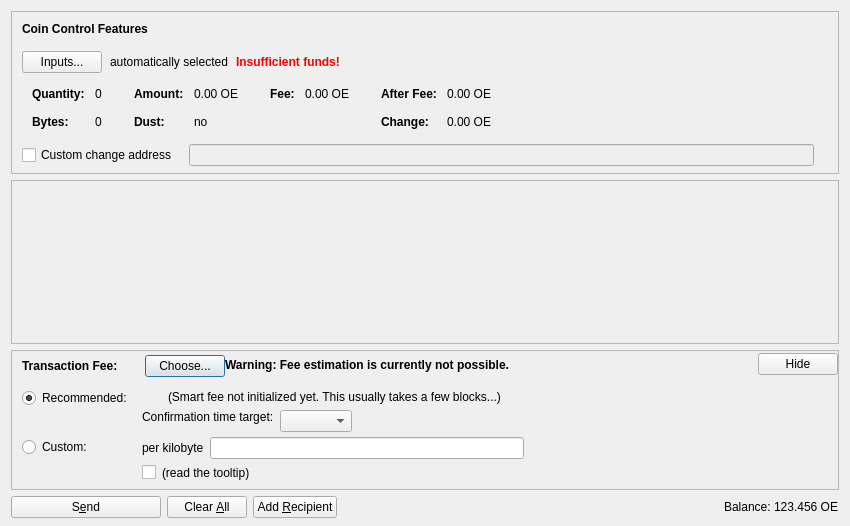
<?xml version="1.0" encoding="UTF-8"?>
<ui version="4.0">
 <class>SendCoinsDialog</class>
 <widget class="QDialog" name="SendCoinsDialog">
  <property name="geometry">
   <rect>
    <x>0</x>
    <y>0</y>
    <width>850</width>
    <height>526</height>
   </rect>
  </property>
  <property name="windowTitle">
   <string>Send Coins</string>
  </property>
  <layout class="QVBoxLayout" name="verticalLayout" stretch="0,1,0,0">
   <property name="bottomMargin">
    <number>8</number>
   </property>
   <item>
    <widget class="QFrame" name="frameCoinControl">
     <property name="sizePolicy">
      <sizepolicy hsizetype="Expanding" vsizetype="Expanding">
       <horstretch>0</horstretch>
       <verstretch>0</verstretch>
      </sizepolicy>
     </property>
     <property name="maximumSize">
      <size>
       <width>16777215</width>
       <height>16777215</height>
      </size>
     </property>
     <property name="frameShape">
      <enum>QFrame::StyledPanel</enum>
     </property>
     <property name="frameShadow">
      <enum>QFrame::Sunken</enum>
     </property>
     <layout class="QVBoxLayout" name="verticalLayoutCoinControl2">
      <property name="spacing">
       <number>0</number>
      </property>
      <property name="leftMargin">
       <number>0</number>
      </property>
      <property name="topMargin">
       <number>0</number>
      </property>
      <property name="rightMargin">
       <number>0</number>
      </property>
      <property name="bottomMargin">
       <number>6</number>
      </property>
      <item>
       <layout class="QVBoxLayout" name="verticalLayoutCoinControl" stretch="0,0,0,0,1">
        <property name="spacing">
         <number>0</number>
        </property>
        <property name="leftMargin">
         <number>10</number>
        </property>
        <property name="topMargin">
         <number>10</number>
        </property>
        <item>
         <layout class="QHBoxLayout" name="horizontalLayoutCoinControl1">
          <property name="bottomMargin">
           <number>15</number>
          </property>
          <item>
           <widget class="QLabel" name="labelCoinControlFeatures">
            <property name="sizePolicy">
             <sizepolicy hsizetype="Preferred" vsizetype="Maximum">
              <horstretch>0</horstretch>
              <verstretch>0</verstretch>
             </sizepolicy>
            </property>
            <property name="font">
             <font>
              <weight>75</weight>
              <bold>true</bold>
             </font>
            </property>
            <property name="styleSheet">
             <string notr="true">font-weight:bold;</string>
            </property>
            <property name="text">
             <string>Coin Control Features</string>
            </property>
           </widget>
          </item>
         </layout>
        </item>
        <item>
         <layout class="QHBoxLayout" name="horizontalLayoutCoinControl2" stretch="0,0,0,0">
          <property name="spacing">
           <number>8</number>
          </property>
          <property name="bottomMargin">
           <number>10</number>
          </property>
          <item>
           <widget class="QPushButton" name="pushButtonCoinControl">
            <property name="styleSheet">
             <string notr="true"/>
            </property>
            <property name="text">
             <string>Inputs...</string>
            </property>
            <property name="autoDefault">
             <bool>false</bool>
            </property>
           </widget>
          </item>
          <item>
           <widget class="QLabel" name="labelCoinControlAutomaticallySelected">
            <property name="text">
             <string>automatically selected</string>
            </property>
            <property name="margin">
             <number>5</number>
            </property>
           </widget>
          </item>
          <item>
           <widget class="QLabel" name="labelCoinControlInsuffFunds">
            <property name="font">
             <font>
              <weight>75</weight>
              <bold>true</bold>
             </font>
            </property>
            <property name="styleSheet">
             <string notr="true">color:red;font-weight:bold;</string>
            </property>
            <property name="text">
             <string>Insufficient funds!</string>
            </property>
            <property name="margin">
             <number>5</number>
            </property>
           </widget>
          </item>
          <item>
           <spacer name="horizontalSpacerCoinControl">
            <property name="orientation">
             <enum>Qt::Horizontal</enum>
            </property>
            <property name="sizeHint" stdset="0">
             <size>
              <width>40</width>
              <height>1</height>
             </size>
            </property>
           </spacer>
          </item>
         </layout>
        </item>
        <item>
         <widget class="QWidget" name="widgetCoinControl" native="true">
          <property name="sizePolicy">
           <sizepolicy hsizetype="Preferred" vsizetype="Preferred">
            <horstretch>0</horstretch>
            <verstretch>0</verstretch>
           </sizepolicy>
          </property>
          <property name="minimumSize">
           <size>
            <width>0</width>
            <height>0</height>
           </size>
          </property>
          <property name="styleSheet">
           <string notr="true"/>
          </property>
          <layout class="QHBoxLayout" name="horizontalLayoutCoinControl5">
           <property name="leftMargin">
            <number>0</number>
           </property>
           <property name="topMargin">
            <number>0</number>
           </property>
           <property name="rightMargin">
            <number>0</number>
           </property>
           <property name="bottomMargin">
            <number>0</number>
           </property>
           <item>
            <layout class="QHBoxLayout" name="horizontalLayoutCoinControl3" stretch="0,0,0,1">
             <property name="spacing">
              <number>20</number>
             </property>
             <property name="topMargin">
              <number>0</number>
             </property>
             <property name="bottomMargin">
              <number>10</number>
             </property>
             <item>
              <layout class="QFormLayout" name="formLayoutCoinControl1">
               <property name="horizontalSpacing">
                <number>10</number>
               </property>
               <property name="verticalSpacing">
                <number>14</number>
               </property>
               <property name="leftMargin">
                <number>10</number>
               </property>
               <property name="topMargin">
                <number>4</number>
               </property>
               <property name="rightMargin">
                <number>6</number>
               </property>
               <item row="0" column="0">
                <widget class="QLabel" name="labelCoinControlQuantityText">
                 <property name="font">
                  <font>
                   <weight>75</weight>
                   <bold>true</bold>
                  </font>
                 </property>
                 <property name="text">
                  <string>Quantity:</string>
                 </property>
                 <property name="margin">
                  <number>0</number>
                 </property>
                </widget>
               </item>
               <item row="0" column="1">
                <widget class="QLabel" name="labelCoinControlQuantity">
                 <property name="cursor">
                  <cursorShape>IBeamCursor</cursorShape>
                 </property>
                 <property name="contextMenuPolicy">
                  <enum>Qt::ActionsContextMenu</enum>
                 </property>
                 <property name="text">
                  <string notr="true">0</string>
                 </property>
                 <property name="margin">
                  <number>0</number>
                 </property>
                 <property name="textInteractionFlags">
                  <set>Qt::LinksAccessibleByMouse|Qt::TextSelectableByKeyboard|Qt::TextSelectableByMouse</set>
                 </property>
                </widget>
               </item>
               <item row="1" column="0">
                <widget class="QLabel" name="labelCoinControlBytesText">
                 <property name="font">
                  <font>
                   <weight>75</weight>
                   <bold>true</bold>
                  </font>
                 </property>
                 <property name="text">
                  <string>Bytes:</string>
                 </property>
                </widget>
               </item>
               <item row="1" column="1">
                <widget class="QLabel" name="labelCoinControlBytes">
                 <property name="cursor">
                  <cursorShape>IBeamCursor</cursorShape>
                 </property>
                 <property name="contextMenuPolicy">
                  <enum>Qt::ActionsContextMenu</enum>
                 </property>
                 <property name="text">
                  <string notr="true">0</string>
                 </property>
                 <property name="textInteractionFlags">
                  <set>Qt::LinksAccessibleByMouse|Qt::TextSelectableByKeyboard|Qt::TextSelectableByMouse</set>
                 </property>
                </widget>
               </item>
              </layout>
             </item>
             <item>
              <layout class="QFormLayout" name="formLayoutCoinControl2">
               <property name="horizontalSpacing">
                <number>10</number>
               </property>
               <property name="verticalSpacing">
                <number>14</number>
               </property>
               <property name="leftMargin">
                <number>6</number>
               </property>
               <property name="topMargin">
                <number>4</number>
               </property>
               <property name="rightMargin">
                <number>6</number>
               </property>
               <item row="0" column="0">
                <widget class="QLabel" name="labelCoinControlAmountText">
                 <property name="font">
                  <font>
                   <weight>75</weight>
                   <bold>true</bold>
                  </font>
                 </property>
                 <property name="text">
                  <string>Amount:</string>
                 </property>
                 <property name="margin">
                  <number>0</number>
                 </property>
                </widget>
               </item>
               <item row="0" column="1">
                <widget class="QLabel" name="labelCoinControlAmount">
                 <property name="cursor">
                  <cursorShape>IBeamCursor</cursorShape>
                 </property>
                 <property name="contextMenuPolicy">
                  <enum>Qt::ActionsContextMenu</enum>
                 </property>
                 <property name="text">
                  <string notr="true">0.00 OE</string>
                 </property>
                 <property name="textInteractionFlags">
                  <set>Qt::LinksAccessibleByMouse|Qt::TextSelectableByKeyboard|Qt::TextSelectableByMouse</set>
                 </property>
                </widget>
               </item>
               <item row="1" column="0">
                <widget class="QLabel" name="labelCoinControlLowOutputText">
                 <property name="font">
                  <font>
                   <weight>75</weight>
                   <bold>true</bold>
                  </font>
                 </property>
                 <property name="text">
                  <string>Dust:</string>
                 </property>
                </widget>
               </item>
               <item row="1" column="1">
                <widget class="QLabel" name="labelCoinControlLowOutput">
                 <property name="cursor">
                  <cursorShape>IBeamCursor</cursorShape>
                 </property>
                 <property name="contextMenuPolicy">
                  <enum>Qt::ActionsContextMenu</enum>
                 </property>
                 <property name="text">
                  <string notr="true">no</string>
                 </property>
                 <property name="textInteractionFlags">
                  <set>Qt::LinksAccessibleByMouse|Qt::TextSelectableByKeyboard|Qt::TextSelectableByMouse</set>
                 </property>
                </widget>
               </item>
              </layout>
             </item>
             <item>
              <layout class="QFormLayout" name="formLayoutCoinControl3">
               <property name="horizontalSpacing">
                <number>10</number>
               </property>
               <property name="verticalSpacing">
                <number>14</number>
               </property>
               <property name="leftMargin">
                <number>6</number>
               </property>
               <property name="topMargin">
                <number>4</number>
               </property>
               <property name="rightMargin">
                <number>6</number>
               </property>
               <item row="0" column="0">
                <widget class="QLabel" name="labelCoinControlFeeText">
                 <property name="font">
                  <font>
                   <weight>75</weight>
                   <bold>true</bold>
                  </font>
                 </property>
                 <property name="text">
                  <string>Fee:</string>
                 </property>
                 <property name="margin">
                  <number>0</number>
                 </property>
                </widget>
               </item>
               <item row="0" column="1">
                <widget class="QLabel" name="labelCoinControlFee">
                 <property name="cursor">
                  <cursorShape>IBeamCursor</cursorShape>
                 </property>
                 <property name="contextMenuPolicy">
                  <enum>Qt::ActionsContextMenu</enum>
                 </property>
                 <property name="text">
                  <string notr="true">0.00 OE</string>
                 </property>
                 <property name="textInteractionFlags">
                  <set>Qt::LinksAccessibleByMouse|Qt::TextSelectableByKeyboard|Qt::TextSelectableByMouse</set>
                 </property>
                </widget>
               </item>
              </layout>
             </item>
             <item>
              <layout class="QFormLayout" name="formLayoutCoinControl4">
               <property name="horizontalSpacing">
                <number>10</number>
               </property>
               <property name="verticalSpacing">
                <number>14</number>
               </property>
               <property name="leftMargin">
                <number>6</number>
               </property>
               <property name="topMargin">
                <number>4</number>
               </property>
               <property name="rightMargin">
                <number>6</number>
               </property>
               <item row="0" column="0">
                <widget class="QLabel" name="labelCoinControlAfterFeeText">
                 <property name="font">
                  <font>
                   <weight>75</weight>
                   <bold>true</bold>
                  </font>
                 </property>
                 <property name="text">
                  <string>After Fee:</string>
                 </property>
                 <property name="margin">
                  <number>0</number>
                 </property>
                </widget>
               </item>
               <item row="0" column="1">
                <widget class="QLabel" name="labelCoinControlAfterFee">
                 <property name="cursor">
                  <cursorShape>IBeamCursor</cursorShape>
                 </property>
                 <property name="contextMenuPolicy">
                  <enum>Qt::ActionsContextMenu</enum>
                 </property>
                 <property name="text">
                  <string notr="true">0.00 OE</string>
                 </property>
                 <property name="textInteractionFlags">
                  <set>Qt::LinksAccessibleByMouse|Qt::TextSelectableByKeyboard|Qt::TextSelectableByMouse</set>
                 </property>
                </widget>
               </item>
               <item row="1" column="0">
                <widget class="QLabel" name="labelCoinControlChangeText">
                 <property name="font">
                  <font>
                   <weight>75</weight>
                   <bold>true</bold>
                  </font>
                 </property>
                 <property name="text">
                  <string>Change:</string>
                 </property>
                </widget>
               </item>
               <item row="1" column="1">
                <widget class="QLabel" name="labelCoinControlChange">
                 <property name="cursor">
                  <cursorShape>IBeamCursor</cursorShape>
                 </property>
                 <property name="contextMenuPolicy">
                  <enum>Qt::ActionsContextMenu</enum>
                 </property>
                 <property name="text">
                  <string notr="true">0.00 OE</string>
                 </property>
                 <property name="textInteractionFlags">
                  <set>Qt::LinksAccessibleByMouse|Qt::TextSelectableByKeyboard|Qt::TextSelectableByMouse</set>
                 </property>
                </widget>
               </item>
              </layout>
             </item>
            </layout>
           </item>
          </layout>
         </widget>
        </item>
        <item>
         <layout class="QHBoxLayout" name="horizontalLayoutCoinControl4" stretch="0,0,0">
          <property name="spacing">
           <number>12</number>
          </property>
          <property name="sizeConstraint">
           <enum>QLayout::SetDefaultConstraint</enum>
          </property>
          <property name="topMargin">
           <number>5</number>
          </property>
          <property name="rightMargin">
           <number>5</number>
          </property>
          <item>
           <widget class="QCheckBox" name="checkBoxCoinControlChange">
            <property name="toolTip">
             <string>If this is activated, but the change address is empty or invalid, change will be sent to a newly generated address.</string>
            </property>
            <property name="text">
             <string>Custom change address</string>
            </property>
           </widget>
          </item>
          <item>
           <widget class="QValidatedLineEdit" name="lineEditCoinControlChange">
            <property name="enabled">
             <bool>false</bool>
            </property>
            <property name="sizePolicy">
             <sizepolicy hsizetype="Expanding" vsizetype="Fixed">
              <horstretch>0</horstretch>
              <verstretch>0</verstretch>
             </sizepolicy>
            </property>
           </widget>
          </item>
          <item>
           <widget class="QLabel" name="labelCoinControlChangeLabel">
            <property name="sizePolicy">
             <sizepolicy hsizetype="Preferred" vsizetype="Expanding">
              <horstretch>0</horstretch>
              <verstretch>0</verstretch>
             </sizepolicy>
            </property>
            <property name="minimumSize">
             <size>
              <width>0</width>
              <height>0</height>
             </size>
            </property>
            <property name="text">
             <string/>
            </property>
            <property name="margin">
             <number>3</number>
            </property>
           </widget>
          </item>
         </layout>
        </item>
        <item>
         <spacer name="verticalSpacerCoinControl">
          <property name="orientation">
           <enum>Qt::Vertical</enum>
          </property>
          <property name="sizeHint" stdset="0">
           <size>
            <width>800</width>
            <height>1</height>
           </size>
          </property>
         </spacer>
        </item>
       </layout>
      </item>
     </layout>
    </widget>
   </item>
   <item>
    <widget class="QScrollArea" name="scrollArea">
     <property name="widgetResizable">
      <bool>true</bool>
     </property>
     <widget class="QWidget" name="scrollAreaWidgetContents">
      <property name="geometry">
       <rect>
        <x>0</x>
        <y>0</y>
        <width>830</width>
        <height>104</height>
       </rect>
      </property>
      <layout class="QVBoxLayout" name="verticalLayout_2" stretch="0,1">
       <property name="leftMargin">
        <number>0</number>
       </property>
       <property name="topMargin">
        <number>0</number>
       </property>
       <property name="rightMargin">
        <number>0</number>
       </property>
       <property name="bottomMargin">
        <number>0</number>
       </property>
       <item>
        <layout class="QVBoxLayout" name="entries">
         <property name="spacing">
          <number>6</number>
         </property>
        </layout>
       </item>
       <item>
        <spacer name="verticalSpacer">
         <property name="orientation">
          <enum>Qt::Vertical</enum>
         </property>
         <property name="sizeHint" stdset="0">
          <size>
           <width>20</width>
           <height>40</height>
          </size>
         </property>
        </spacer>
       </item>
      </layout>
     </widget>
    </widget>
   </item>
   <item>
    <widget class="QFrame" name="frameFee">
     <property name="sizePolicy">
      <sizepolicy hsizetype="Expanding" vsizetype="Expanding">
       <horstretch>0</horstretch>
       <verstretch>0</verstretch>
      </sizepolicy>
     </property>
     <property name="maximumSize">
      <size>
       <width>16777215</width>
       <height>16777215</height>
      </size>
     </property>
     <property name="frameShape">
      <enum>QFrame::StyledPanel</enum>
     </property>
     <property name="frameShadow">
      <enum>QFrame::Sunken</enum>
     </property>
     <layout class="QVBoxLayout" name="verticalLayoutFee1">
      <property name="spacing">
       <number>0</number>
      </property>
      <property name="leftMargin">
       <number>0</number>
      </property>
      <property name="topMargin">
       <number>0</number>
      </property>
      <property name="rightMargin">
       <number>0</number>
      </property>
      <property name="bottomMargin">
       <number>0</number>
      </property>
      <item>
       <layout class="QVBoxLayout" name="verticalLayoutFee2" stretch="0,0,0">
        <property name="spacing">
         <number>0</number>
        </property>
        <property name="leftMargin">
         <number>10</number>
        </property>
        <property name="topMargin">
         <number>0</number>
        </property>
        <item>
         <layout class="QHBoxLayout" name="horizontalLayoutFee1">
          <property name="bottomMargin">
           <number>0</number>
          </property>
          <item>
           <layout class="QVBoxLayout" name="verticalLayoutFee7">
            <property name="spacing">
             <number>0</number>
            </property>
            <item>
             <spacer name="verticalSpacerSmartFee">
              <property name="orientation">
               <enum>Qt::Vertical</enum>
              </property>
              <property name="sizeType">
               <enum>QSizePolicy::Fixed</enum>
              </property>
              <property name="sizeHint" stdset="0">
               <size>
                <width>1</width>
                <height>4</height>
               </size>
              </property>
             </spacer>
            </item>
            <item>
             <layout class="QHBoxLayout" name="horizontalLayoutSmartFee">
              <property name="spacing">
               <number>10</number>
              </property>
              <item>
               <widget class="QLabel" name="labelFeeHeadline">
                <property name="sizePolicy">
                 <sizepolicy hsizetype="Preferred" vsizetype="Maximum">
                  <horstretch>0</horstretch>
                  <verstretch>0</verstretch>
                 </sizepolicy>
                </property>
                <property name="font">
                 <font>
                  <weight>75</weight>
                  <bold>true</bold>
                 </font>
                </property>
                <property name="styleSheet">
                 <string notr="true">font-weight:bold;</string>
                </property>
                <property name="text">
                 <string>Transaction Fee:</string>
                </property>
               </widget>
              </item>
              <item>
               <widget class="QLabel" name="labelFeeMinimized">
                <property name="text">
                 <string/>
                </property>
               </widget>
              </item>
              <item>
               <widget class="QPushButton" name="buttonChooseFee">
                <property name="text">
                 <string>Choose...</string>
                </property>
               </widget>
              </item>
             </layout>
            </item>
            <item>
             <spacer name="verticalSpacer_5">
              <property name="orientation">
               <enum>Qt::Vertical</enum>
              </property>
              <property name="sizeHint" stdset="0">
               <size>
                <width>1</width>
                <height>1</height>
               </size>
              </property>
             </spacer>
            </item>
           </layout>
          </item>
          <item>
           <widget class="QLabel" name="fallbackFeeWarningLabel">
            <property name="toolTip">
             <string>Using the fallbackfee can result in sending a transaction that will take several hours or days (or never) to confirm. Consider choosing your fee manually or wait until you have validated the complete chain.</string>
            </property>
            <property name="font">
            <font>
                <weight>75</weight>
                <bold>true</bold>
            </font>
            </property>
            <property name="text">
             <string>Warning: Fee estimation is currently not possible.</string>
            </property>
            <property name="wordWrap">
             <bool>false</bool>
            </property>
           </widget>
          </item>
          <item>
           <spacer name="horizontalSpacer_4">
            <property name="orientation">
             <enum>Qt::Horizontal</enum>
            </property>
            <property name="sizeType">
             <enum>QSizePolicy::MinimumExpanding</enum>
            </property>
            <property name="sizeHint" stdset="0">
             <size>
              <width>40</width>
              <height>20</height>
             </size>
            </property>
           </spacer>
          </item>
          <item>
           <widget class="QPushButton" name="buttonMinimizeFee">
            <property name="toolTip">
             <string>collapse fee-settings</string>
            </property>
            <property name="text">
             <string>Hide</string>
            </property>
           </widget>
          </item>
         </layout>
        </item>
        <item>
         <widget class="QFrame" name="frameFeeSelection">
          <layout class="QVBoxLayout" name="verticalLayoutFee12">
           <property name="spacing">
            <number>0</number>
           </property>
           <property name="leftMargin">
            <number>0</number>
           </property>
           <property name="topMargin">
            <number>0</number>
           </property>
           <property name="rightMargin">
            <number>0</number>
           </property>
           <property name="bottomMargin">
            <number>0</number>
           </property>
           <item>
            <layout class="QGridLayout" name="gridLayoutFee">
             <property name="topMargin">
              <number>10</number>
             </property>
             <property name="bottomMargin">
              <number>4</number>
             </property>
             <property name="horizontalSpacing">
              <number>10</number>
             </property>
             <property name="verticalSpacing">
              <number>4</number>
             </property>
             <item row="1" column="1">
              <layout class="QVBoxLayout" name="verticalLayoutFee8">
               <property name="spacing">
                <number>6</number>
               </property>
               <item>
                <layout class="QHBoxLayout" name="horizontalLayoutFee13">
                 <item>
                  <widget class="QLabel" name="labelCustomPerKilobyte">
                   <property name="toolTip">
                    <string>If the custom fee is set to 1000 satoshis and the transaction is only 250 bytes, then &quot;per kilobyte&quot; only pays 250 satoshis in fee, while &quot;total at least&quot; pays 1000 satoshis. For transactions bigger than a kilobyte both pay by kilobyte.</string>
                   </property>
                   <property name="text">
                    <string>per kilobyte</string>
                   </property>
                  </widget>
                 </item>
                 <item>
                  <widget class="BitcoinAmountField" name="customFee"/>
                 </item>
                 <item>
                  <spacer name="horizontalSpacer_6">
                   <property name="orientation">
                    <enum>Qt::Horizontal</enum>
                   </property>
                   <property name="sizeHint" stdset="0">
                    <size>
                     <width>1</width>
                     <height>1</height>
                    </size>
                   </property>
                  </spacer>
                 </item>
                </layout>
               </item>
               <item>
                <layout class="QHBoxLayout" name="horizontalLayoutFee8">
                 <item>
                  <widget class="QCheckBox" name="checkBoxMinimumFee">
                   <property name="toolTip">
                    <string>Paying only the minimum fee is just fine as long as there is less transaction volume than space in the blocks. But be aware that this can end up in a never confirming transaction once there is more demand for ourearth transactions than the network can process.</string>
                   </property>
                   <property name="text">
                    <string/>
                   </property>
                  </widget>
                 </item>
                 <item>
                  <widget class="QLabel" name="labelMinFeeWarning">
                   <property name="enabled">
                    <bool>true</bool>
                   </property>
                   <property name="toolTip">
                    <string>Paying only the minimum fee is just fine as long as there is less transaction volume than space in the blocks. But be aware that this can end up in a never confirming transaction once there is more demand for ourearth transactions than the network can process.</string>
                   </property>
                   <property name="text">
                    <string>(read the tooltip)</string>
                   </property>
                   <property name="margin">
                    <number>5</number>
                   </property>
                  </widget>
                 </item>
                 <item>
                  <spacer name="horizontalSpacer_2">
                   <property name="orientation">
                    <enum>Qt::Horizontal</enum>
                   </property>
                   <property name="sizeHint" stdset="0">
                    <size>
                     <width>1</width>
                     <height>1</height>
                    </size>
                   </property>
                  </spacer>
                 </item>
                </layout>
               </item>
              </layout>
             </item>
             <item row="0" column="0">
              <layout class="QVBoxLayout" name="verticalLayoutFee4" stretch="0,1">
               <item>
                <widget class="QRadioButton" name="radioSmartFee">
                 <property name="text">
                  <string>Recommended:</string>
                 </property>
                 <property name="checked">
                  <bool>true</bool>
                 </property>
                 <attribute name="buttonGroup">
                  <string notr="true">groupFee</string>
                 </attribute>
                </widget>
               </item>
               <item>
                <spacer name="verticalSpacer_2">
                 <property name="orientation">
                  <enum>Qt::Vertical</enum>
                 </property>
                 <property name="sizeHint" stdset="0">
                  <size>
                   <width>1</width>
                   <height>1</height>
                  </size>
                 </property>
                </spacer>
               </item>
              </layout>
             </item>
             <item row="1" column="0">
              <layout class="QVBoxLayout" name="verticalLayoutFee9" stretch="0,1">
               <item>
                <widget class="QRadioButton" name="radioCustomFee">
                 <property name="text">
                  <string>Custom:</string>
                 </property>
                 <attribute name="buttonGroup">
                  <string notr="true">groupFee</string>
                 </attribute>
                </widget>
               </item>
               <item>
                <spacer name="verticalSpacer_6">
                 <property name="orientation">
                  <enum>Qt::Vertical</enum>
                 </property>
                 <property name="sizeHint" stdset="0">
                  <size>
                   <width>1</width>
                   <height>1</height>
                  </size>
                 </property>
                </spacer>
               </item>
              </layout>
             </item>
             <item row="0" column="1">
              <layout class="QVBoxLayout" name="verticalLayoutFee3" stretch="0,0,1">
               <property name="spacing">
                <number>6</number>
               </property>
               <property name="topMargin">
                <number>2</number>
               </property>
               <item>
                <layout class="QHBoxLayout" name="horizontalLayoutFee12">
                 <item>
                  <widget class="QLabel" name="labelSmartFee">
                   <property name="text">
                    <string/>
                   </property>
                   <property name="margin">
                    <number>2</number>
                   </property>
                  </widget>
                 </item>
                 <item>
                  <widget class="QLabel" name="labelFeeEstimation">
                   <property name="text">
                    <string/>
                   </property>
                  </widget>
                 </item>
                 <item>
                  <widget class="QLabel" name="labelSmartFee2">
                   <property name="text">
                    <string>(Smart fee not initialized yet. This usually takes a few blocks...)</string>
                   </property>
                   <property name="margin">
                    <number>2</number>
                   </property>
                  </widget>
                 </item>
                 <item>
                  <spacer name="horizontalSpacer_5">
                   <property name="orientation">
                    <enum>Qt::Horizontal</enum>
                   </property>
                   <property name="sizeHint" stdset="0">
                    <size>
                     <width>1</width>
                     <height>1</height>
                    </size>
                   </property>
                  </spacer>
                 </item>
                </layout>
               </item>
               <item>
                <layout class="QHBoxLayout" name="horizontalLayoutFee9">
                 <item>
                  <layout class="QVBoxLayout" name="verticalLayoutFee6">
                   <item>
                    <widget class="QLabel" name="labelSmartFee3">
                     <property name="text">
                      <string>Confirmation time target:</string>
                     </property>
                     <property name="margin">
                      <number>2</number>
                     </property>
                    </widget>
                   </item>
                   <item>
                    <spacer name="verticalSpacer_3">
                     <property name="orientation">
                      <enum>Qt::Vertical</enum>
                     </property>
                     <property name="sizeHint" stdset="0">
                      <size>
                       <width>1</width>
                       <height>1</height>
                      </size>
                     </property>
                    </spacer>
                   </item>
                  </layout>
                 </item>
                 <item>
                  <layout class="QVBoxLayout" name="verticalLayoutFee5">
                   <property name="rightMargin">
                    <number>30</number>
                   </property>
                   <item>
                    <layout class="QHBoxLayout" name="horizontalLayoutConfTarget">
                     <property name="bottomMargin">
                      <number>0</number>
                     </property>
                     <item>
                      <widget class="QComboBox" name="confTargetSelector"/>
                     </item>
                     <item>
                      <spacer name="horizontalSpacerConfTarget">
                       <property name="orientation">
                        <enum>Qt::Horizontal</enum>
                       </property>
                       <property name="sizeHint" stdset="0">
                        <size>
                         <width>40</width>
                         <height>20</height>
                        </size>
                       </property>
                      </spacer>
                     </item>
                    </layout>
                   </item>
                  </layout>
                 </item>
                </layout>
               </item>
               <item>
                <spacer name="verticalSpacer_4">
                 <property name="orientation">
                  <enum>Qt::Vertical</enum>
                 </property>
                 <property name="sizeHint" stdset="0">
                  <size>
                   <width>1</width>
                   <height>1</height>
                  </size>
                 </property>
                </spacer>
               </item>
              </layout>
             </item>
            </layout>
           </item>
          </layout>
         </widget>
        </item>
        <item>
         <spacer name="verticalSpacerFee">
          <property name="orientation">
           <enum>Qt::Vertical</enum>
          </property>
          <property name="sizeHint" stdset="0">
           <size>
            <width>40</width>
            <height>5</height>
           </size>
          </property>
         </spacer>
        </item>
       </layout>
      </item>
     </layout>
    </widget>
   </item>
   <item>
    <layout class="QHBoxLayout" name="horizontalLayout">
     <item>
      <widget class="QPushButton" name="sendButton">
       <property name="minimumSize">
        <size>
         <width>150</width>
         <height>0</height>
        </size>
       </property>
       <property name="toolTip">
        <string>Confirm the send action</string>
       </property>
       <property name="text">
        <string>S&amp;end</string>
       </property>
       <property name="icon">
        <iconset resource="../bitcoin.qrc">
         <normaloff>:/icons/send</normaloff>:/icons/send</iconset>
       </property>
       <property name="autoDefault">
        <bool>false</bool>
       </property>
       <property name="default">
        <bool>false</bool>
       </property>
      </widget>
     </item>
     <item>
      <widget class="QPushButton" name="clearButton">
       <property name="sizePolicy">
        <sizepolicy hsizetype="Minimum" vsizetype="Fixed">
         <horstretch>0</horstretch>
         <verstretch>0</verstretch>
        </sizepolicy>
       </property>
       <property name="toolTip">
        <string>Clear all fields of the form.</string>
       </property>
       <property name="text">
        <string>Clear &amp;All</string>
       </property>
       <property name="icon">
        <iconset resource="../bitcoin.qrc">
         <normaloff>:/icons/remove</normaloff>:/icons/remove</iconset>
       </property>
       <property name="autoDefault">
        <bool>false</bool>
       </property>
      </widget>
     </item>
     <item>
      <widget class="QPushButton" name="addButton">
       <property name="toolTip">
        <string>Send to multiple recipients at once</string>
       </property>
       <property name="text">
        <string>Add &amp;Recipient</string>
       </property>
       <property name="icon">
        <iconset resource="../bitcoin.qrc">
         <normaloff>:/icons/add</normaloff>:/icons/add</iconset>
       </property>
       <property name="autoDefault">
        <bool>false</bool>
       </property>
      </widget>
     </item>
     <item>
      <spacer name="horizontalSpacer">
       <property name="orientation">
        <enum>Qt::Horizontal</enum>
       </property>
       <property name="sizeHint" stdset="0">
        <size>
         <width>40</width>
         <height>20</height>
        </size>
       </property>
      </spacer>
     </item>
     <item>
      <layout class="QHBoxLayout" name="horizontalLayout_2">
       <property name="spacing">
        <number>3</number>
       </property>
       <item>
        <widget class="QLabel" name="label">
         <property name="sizePolicy">
          <sizepolicy hsizetype="Preferred" vsizetype="Fixed">
           <horstretch>0</horstretch>
           <verstretch>0</verstretch>
          </sizepolicy>
         </property>
         <property name="text">
          <string>Balance:</string>
         </property>
        </widget>
       </item>
       <item>
        <widget class="QLabel" name="labelBalance">
         <property name="sizePolicy">
          <sizepolicy hsizetype="Preferred" vsizetype="Fixed">
           <horstretch>0</horstretch>
           <verstretch>0</verstretch>
          </sizepolicy>
         </property>
         <property name="cursor">
          <cursorShape>IBeamCursor</cursorShape>
         </property>
         <property name="text">
          <string notr="true">123.456 OE</string>
         </property>
         <property name="textInteractionFlags">
          <set>Qt::LinksAccessibleByMouse|Qt::TextSelectableByKeyboard|Qt::TextSelectableByMouse</set>
         </property>
        </widget>
       </item>
      </layout>
     </item>
    </layout>
   </item>
  </layout>
 </widget>
 <customwidgets>
  <customwidget>
   <class>QValidatedLineEdit</class>
   <extends>QLineEdit</extends>
   <header>qvalidatedlineedit.h</header>
  </customwidget>
  <customwidget>
   <class>BitcoinAmountField</class>
   <extends>QLineEdit</extends>
   <header>bitcoinamountfield.h</header>
   <container>1</container>
  </customwidget>
 </customwidgets>
 <resources>
  <include location="../bitcoin.qrc"/>
 </resources>
 <connections/>
 <buttongroups>
  <buttongroup name="groupFee"/>
 </buttongroups>
</ui>
